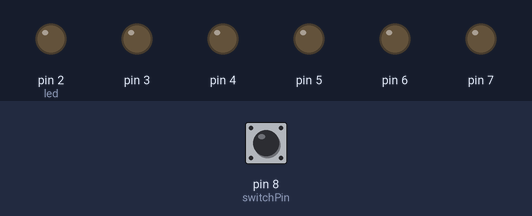
The sketch below on a simulated Arduino Uno, built with avr-gcc and run on an emulated ATmega328P. On the bench: output pins drawn as LEDs (lit = HIGH). The test bench sets the inputs (shaded band); at power-on: pin 8 (switchPin) HIGH.

Above: at 0.1 s.
At 1.2 s:
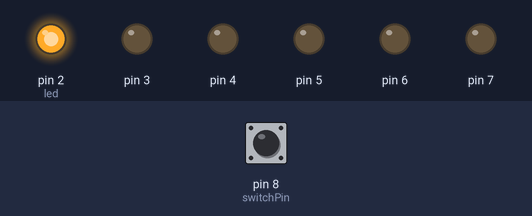
1.3 s: pin 8 (switchPin) pulled LOW for 0.15 s
At 8.7 s:
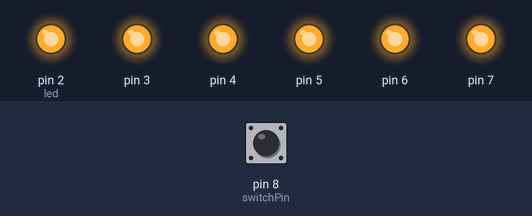
Timing chart, 0 to 10.2 s (numbered marks = the images above; inputs shaded):
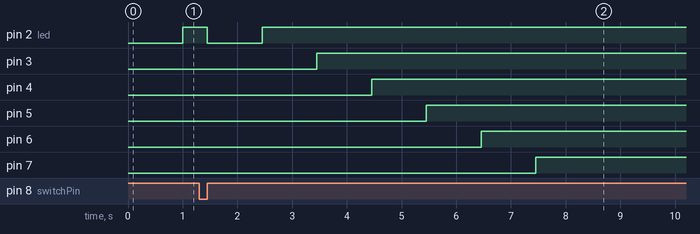

The sketch:

08-Reloj_de_Arena_Digital.ino
```cpp
// Definiendo Variables y constantes globales
const int switchPin = 8; // se define la clavija de entrada

unsigned long previousTime = 0;  //  variable de tipo long sin signo para almacenar el tiempo previo
long interval = 1000;  // variable de control de tipo long para ingresar el intervalo de tiempo deseado en ms

int switchState = 0;  // variable para almacenar el estado actual del sensor
int prevSwitchState = 0;  // variable para almacenar el estado previo del sensor
int led = 2;  // variable de control para permutar con las clavijas de los leds inicializada en 2

void setup () {
  // se definen las clavijas del 2 al 7 como salidas
  for (int x = 2; x < 8; x++) {
    pinMode(x, OUTPUT);
  }
  pinMode(switchPin, INPUT);  // se define la clavija 8 como entrada haciendo uso de la constatne
}

void loop () {
  // una variable local de tipo long sin signo almacena el tiempo actual en marcha
  unsigned long currentTime = millis();

  if (currentTime - previousTime > interval) {  // si el tiempo actual - el tiempo previo es mayor que el intervalo ...
    // ...
    // 1. se iguala el tiempo previo con el tiempo actual
    // 2. se enciende el led con el valor actual de la variable de control "led"
    // 3. se incrementa el valor de la variable de control "led" en 1
    previousTime = currentTime;
    digitalWrite(led, HIGH);
    led++;
  }

  if (led == 7) {
    // ¿Que hacer si se cumple la hora?
  }

  switchState = digitalRead(switchPin);  // lee el pin del sensor y lo almacena en la variable "switchState"

  if (switchState != prevSwitchState) {  // si el estado actual del sensor es diferente al estado previo ...
    // ... se inicia un ciclo for que apaga todos los pines del 2 al 7
    for (int x = 2; x < 8; x++) {
      digitalWrite(x, LOW);
    }

    led = 2; // Se actualiza la variable de control "led" para que coincida con la clavija 2
    previousTime = currentTime; // se iguala el tiempo previo con el tiempo actual
  }

  prevSwitchState = switchState;
}
```
